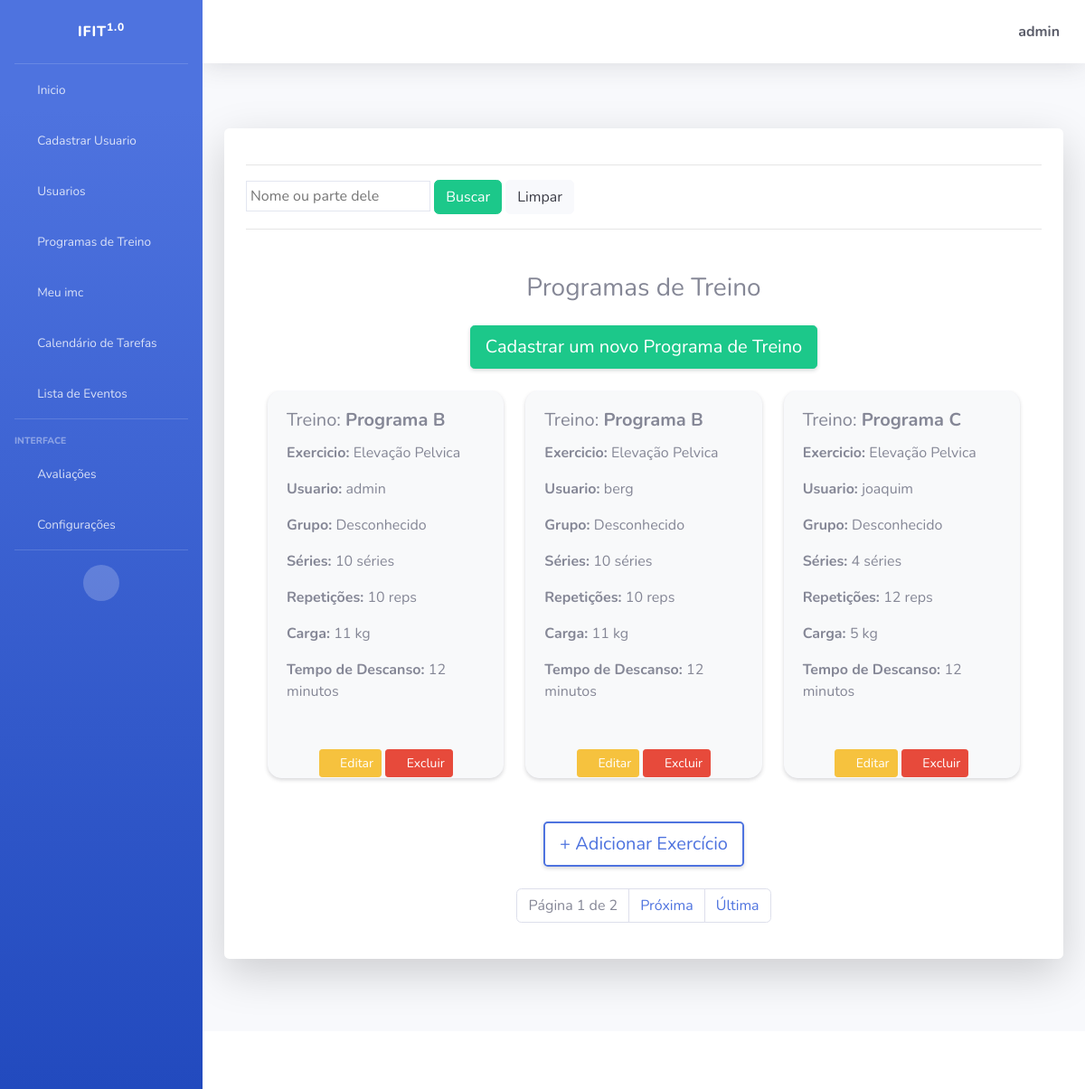
The app's page /listar/training-exercicios/ (signed in) with its own data.
### cadastros/models.py (models this page shows, shortened)
class TrainingExercicio(models.Model):
    exercicio = models.ForeignKey(Exercicio, related_name='treinamentos', on_delete=models.CASCADE, default=get_default_exercicio)
    nome_programa = models.CharField(max_length=100)
    grupo = models.CharField(max_length=50, default='Desconhecido')
    series = models.PositiveIntegerField(default=10)
    repeticoes = models.PositiveIntegerField(default=10)
    carga = models.IntegerField(default=0, verbose_name="Carga (kg)")
    tempo = models.IntegerField(default=0, verbose_name="Minutos (mn)")
    usuario = models.ForeignKey(User, on_delete=models.CASCADE, default=1)

class Exercicio(models.Model):
    nome = models.CharField(max_length=100, default='Default Name')
    tipo = models.CharField(max_length=50, choices=[('Força', 'Força'), ('Cardio', 'Cardio'), ('Flexibilidade', 'Flexibilidade')], default='Força')

### cadastros/views.py (the view, shortened to what this page needs)
# urls.py: path('listar/training-exercicios/', TrainingExercicioList.as_view(), name='listar-training-exercicios'),
class TrainingExercicioList(LoginRequiredMixin, ListView):
    login_url = reverse_lazy('login')
    model = TrainingExercicio
    template_name = 'cadastros/listas/training_exercicio.html'
    paginate_by = 3
    context_object_name = 'programas'
    def get_queryset(self):
        if self.request.user.is_staff:
            return TrainingExercicio.objects.all()
        else:
            return TrainingExercicio.objects.filter(usuario=self.request.user)

### cadastros/templates/cadastros/listas/training_exercicio.html (shortened to what this page needs)
{% extends 'paginas/index.html' %}
{% load static %}
{% block conteudo %}
<hr>
    <input type="text" name="nome_programa" id="" value="{{ request.GET.nome_programa }}" class="p-1 border" autocomplete="off" placeholder="Nome ou parte dele">
    <button type="submit" class="btn btn-success">Buscar</button>
    <a href="{% url 'listar-training-exercicios' %}" class="btn btn-light">Limpar</a>
<hr>
<div class="container mt-5">
    <h3 class="text-center mb-4">Programas de Treino</h3>
    <div class="text-center mb-4">
        {% if user.is_staff %}
            <a href="{% url 'cadastrar-training-exercicio' %}" class="btn btn-success btn-lg shadow-sm">Cadastrar um novo Programa de Treino</a>
        {% endif %}
    </div>
    <div class="row flex-nowrap overflow-auto">
        {% for training_exercicio in object_list %}
        <div class="col-md-4 mb-4">
            <div class="card border-light shadow-sm" style="border-radius: 15px; background-color: #f8f9fa;">
                <div class="card-body">
                    <h5 class="card-title text-secondary">Treino: <strong>{{ training_exercicio.nome_programa }}</strong></h5>
                    <p><strong>Exercicio: </strong>{{ training_exercicio.exercicio.nome }}</p>
                    <p><strong>Usuario: </strong>{{ training_exercicio.usuario.username }}</p>
                    <p><strong>Grupo: </strong>{{ training_exercicio.grupo }}</p>
                    <p><strong>Séries: </strong>{{ training_exercicio.series }} séries</p>
                    <p><strong>Repetições: </strong>{{ training_exercicio.repeticoes }} reps</p>
                    <p><strong>Carga: </strong>{{ training_exercicio.carga }} kg</p>
                    <p><strong>Tempo de Descanso: </strong>{{ training_exercicio.tempo }} minutos</p>
                </div>
                <div class="text-center mt-3">
                    {% if user.is_staff %}
                        <a href="{% url 'editar-training-exercicio' training_exercicio.pk %}" class="btn btn-warning btn-sm" title="Editar">
                            <i class="fas fa-edit"></i> Editar
                        </a>
                        <a href="{% url 'excluir-training-exercicio' training_exercicio.pk %}" class="btn btn-danger btn-sm" title="Excluir">
                            <i class="fas fa-trash-alt"></i> Excluir
                        </a>
                    {% endif %}
                </div>
            </div>
        </div>
        {% empty %}
        <div class="col-12">
            <div class="alert alert-warning text-center">Nenhum programa de treino encontrado.</div>
        </div>
        {% endfor %}
    </div>
    <div class="text-center mt-4">
        {% if user.is_staff %}
            <a href="{% url 'cadastrar-exercicio' %}" class="btn btn-outline-primary btn-lg shadow-sm" style="border-width: 2px;">+ Adicionar Exercício</a>
        {% endif %}
    </div>
    <div class="d-flex justify-content-center mt-4">
        <nav aria-label="Paginação">
            <ul class="pagination">
                <li class="page-item disabled">
                    <span class="page-link">Página {{ page_obj.number }} de {{ page_obj.paginator.num_pages }}</span>
                </li>
                {% if page_obj.has_next %}
                <li class="page-item">
                    <a class="page-link" href="?page={{ page_obj.next_page_number }}">Próxima</a>
                </li>
                <li class="page-item">
                    <a class="page-link" href="?page={{ page_obj.paginator.num_pages }}">Última</a>
                </li>
                {% endif %}
            </ul>
        </nav>
    </div>
</div>
{% endblock %}

### paginas/templates/paginas/index.html (shortened to what this page needs)
{% load static %}
<!DOCTYPE html>
<html lang="pt-br">
<head>
    <link href={% static "fontawesome-free/css/all.min.css" %} rel="stylesheet" type="text/css">
    <link href={% static "css/sb-admin-2.min.css" %} rel="stylesheet" type="text/css">
    <link href={% static "css/sb-admin-2.min.css" %} rel="stylesheet">
</head>
<body id="page-top">
    <div id="wrapper">
        <ul class="navbar-nav bg-gradient-primary sidebar sidebar-dark accordion" id="accordionSidebar">
            <a class="sidebar-brand d-flex align-items-center justify-content-center" href="index.html">
                <div class="sidebar-brand-text mx-3">IFIT<sup>1.0</sup></div>
            </a>
            <hr class="sidebar-divider my-0">
            <li class="nav-item {% if request.path == '/' or request.path == '/inicio/' %}active{% endif %}">
                <a class="nav-link" href="{% url 'inicio' %}">
                    <i class="fas fa-fw fa-home"></i>
                    <span>Inicio</span>
                </a>
            </li>
            <li class="nav-item {% if request.path == '/registrar/' %}active{% endif %}">
                {% if user.is_staff %}
                    <a class="nav-link" href="{% url 'registrar' %}">
                        <i class="fas fa-fw fa-plus"></i>
                        <span>Cadastrar Usuario</span>
                    </a>
                {% endif %}
            </li>
            <li class="nav-item {% if request.path == '/listar-usersauth/' %}active{% endif %}">
                {% if user.is_staff %}
                    <a class="nav-link" href="{% url 'listar-usersauth' %}">
                        <i class="fas fa-fw fa-user"></i>
                        <span>Usuarios</span>
                    </a>
                {% endif %}
            </li>
            <li class="nav-item {% if request.path == '/listar-training-exercicios/' %}active{% endif %}">
                <a class="nav-link" href="{% url 'listar-training-exercicios' %}">
                    <i class="fas fa-fw fa-dumbbell"></i>
                    <span>Programas de Treino</span>
                </a>
            </li>
            <li class="nav-item {% if request.path == '/listar-training-exercicios/' %}active{% endif %}">
                <a class="nav-link" href="{% url 'progresso_imc' %}">
                    <i class="fas fa-fw fa-balance-scale"></i>
                    <span>Meu imc</span>
                </a>
            </li>
            <li class="nav-item {% if request.path == '/calendar/' %}active{% endif %}">
                <a class="nav-link" href="{% url 'calendar' %}">
                    <i class="fas fa-fw fa-calendar"></i>
                    <span>Calendário de Tarefas</span>
                </a>
            </li>
            <li class="nav-item {% if request.path == '/task-list/' %}active{% endif %}">
                <a class="nav-link" href="{% url 'task-list' %}">
                    <i class="fas fa-fw fa-clipboard"></i>
                    <span>Lista de Eventos</span>
                </a>
            </li>
            <hr class="sidebar-divider">
            <div class="sidebar-heading">
                Interface
            </div>
            <li class="nav-item {% if request.path == '/avaliacoes/' or request.path == '/listar-avaliacoes/' %}active{% endif %}">
                <a class="nav-link collapsed" href="#" data-toggle="collapse" data-target="#collapseTwo"
                    aria-expanded="true" aria-controls="collapseTwo">
                    <i class="fas fa-fw fa-heartbeat"></i>
                    <span>Avaliações</span>
                </a>
            </li>
            <li class="nav-item {% if request.path == '/atualizar-dados/' %}active{% endif %}">
                <a class="nav-link collapsed" href="#" data-toggle="collapse" data-target="#collapseUtilities"
                    aria-expanded="true" aria-controls="collapseUtilities">
                    <i class="fas fa-fw fa-wrench"></i>
                    <span>Configurações</span>
                </a>
            </li>
            <hr class="sidebar-divider d-none d-md-block">
            <div class="text-center d-none d-md-inline">
                <button class="rounded-circle border-0" id="sidebarToggle"></button>
            </div>
        </ul>
        <div id="content-wrapper" class="d-flex flex-column">
            <div id="content">
                <nav class="navbar navbar-expand navbar-light bg-white topbar mb-4 static-top shadow">
                    <ul class="navbar-nav ml-auto">
                        <li class="nav-item dropdown no-arrow">
                            {% if request.user.is_authenticated %}
                            <a class="nav-link dropdown-toggle" href="#" id="userDropdown" role="button"
                                data-toggle="dropdown" aria-haspopup="true" aria-expanded="false">
                                <span class="fas fa-user-circle fa-lg fa-fw mr-2 text-dark"></span>
                                <span class="font-weight-bold text-dark">{{ request.user }}</span>
                            </a>
                            {% endif %}
                        </li>
                    </ul>
                </nav>
                <div class="container-fluid py-5">
                    <div class="jumbotron bg-white shadow-lg p-4 rounded">
                        {% block conteudo %}{% endblock %}
                    </div>
                </div>
            </div>
            <footer class="sticky-footer bg-white">
            </footer>
        </div>
    </div>
</body>
</html>

### cadastros/templates/cadastros/listas/training_exercicio.html (style rules this page uses)
.card { transition: transform 0.3s; }

### records on screen
TrainingExercicio: nome_programa "Programa B", exercicio.nome "Elevação Pelvica", usuario.username "admin", grupo "Desconhecido", series "10", repeticoes "10", carga "11", tempo "12"
TrainingExercicio: nome_programa "Programa B", exercicio.nome "Elevação Pelvica", usuario.username "berg", grupo "Desconhecido", series "10", repeticoes "10", carga "11", tempo "12"
TrainingExercicio: nome_programa "Programa C", exercicio.nome "Elevação Pelvica", usuario.username "joaquim", grupo "Desconhecido", series "4", repeticoes "12", carga "5", tempo "12"

### other values on screen
{{ request.user }} "admin"
{{ page_obj.number }} "1"
{{ page_obj.paginator.num_pages }} "2"
